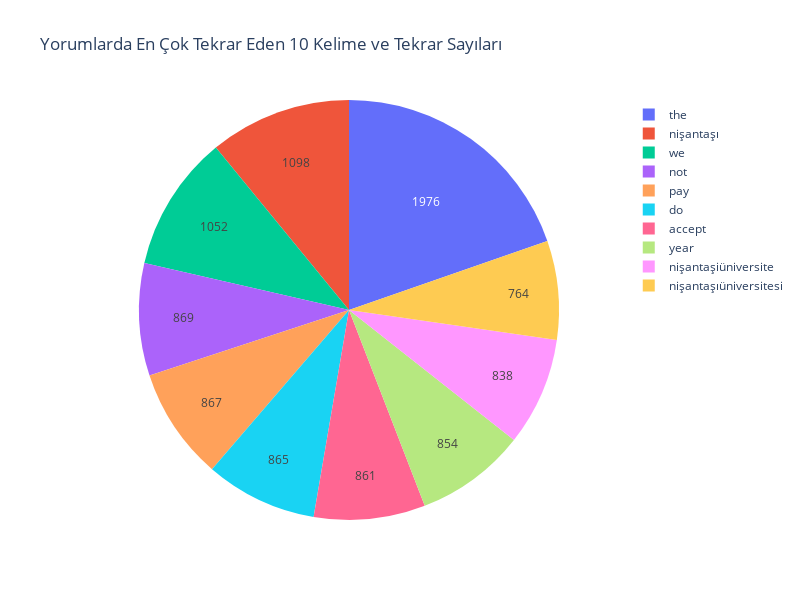

The cell this chart's notebook holds for it:
### Code cell
import re
from collections import Counter
import plotly.graph_objects as go

tum_yorumlar = ' '.join(dataset['Comments'].dropna())

tum_yorumlar = tum_yorumlar.lower()
tum_yorumlar = re.sub(r'[^a-zA-Z0-9ğüşöçıi\s]', '', tum_yorumlar)
tum_yorumlar = re.sub(r'\s+', ' ', tum_yorumlar)

kelimeler = tum_yorumlar.split()
kelime_sayilari = Counter(kelimeler)

en_cok_gecenler = kelime_sayilari.most_common(10)

kelimeler_liste = [kelime for kelime, _ in en_cok_gecenler]
sayilar_liste = [sayi for _, sayi in en_cok_gecenler]

fig = go.Figure(data=[go.Pie(labels=kelimeler_liste, values=sayilar_liste, textinfo='value')])

fig.update_layout(
    title='Yorumlarda En Çok Tekrar Eden 10 Kelime ve Tekrar Sayıları',
    showlegend=True,
    width=800,
    height=600
)

fig.show()

### Figure 1 — Plotly figure (JSON) as saved in the notebook; plotly's stock layout.template omitted (floating-point values rounded to 4 significant figures)
{"data": [{"labels": ["the", "nişantaşı", "we", "not", "pay", "do", "accept", "year", "nişantaşiüniversite", "nişantaşıüniversitesi"], "textinfo": "value", "type": "pie", "values": [1976, 1098, 1052, 869, 867, 865, 861, 854, 838, 764]}], "layout": {"height": 600, "showlegend": true, "title": {"text": "Yorumlarda En Çok Tekrar Eden 10 Kelime ve Tekrar Sayıları"}, "width": 800}}
